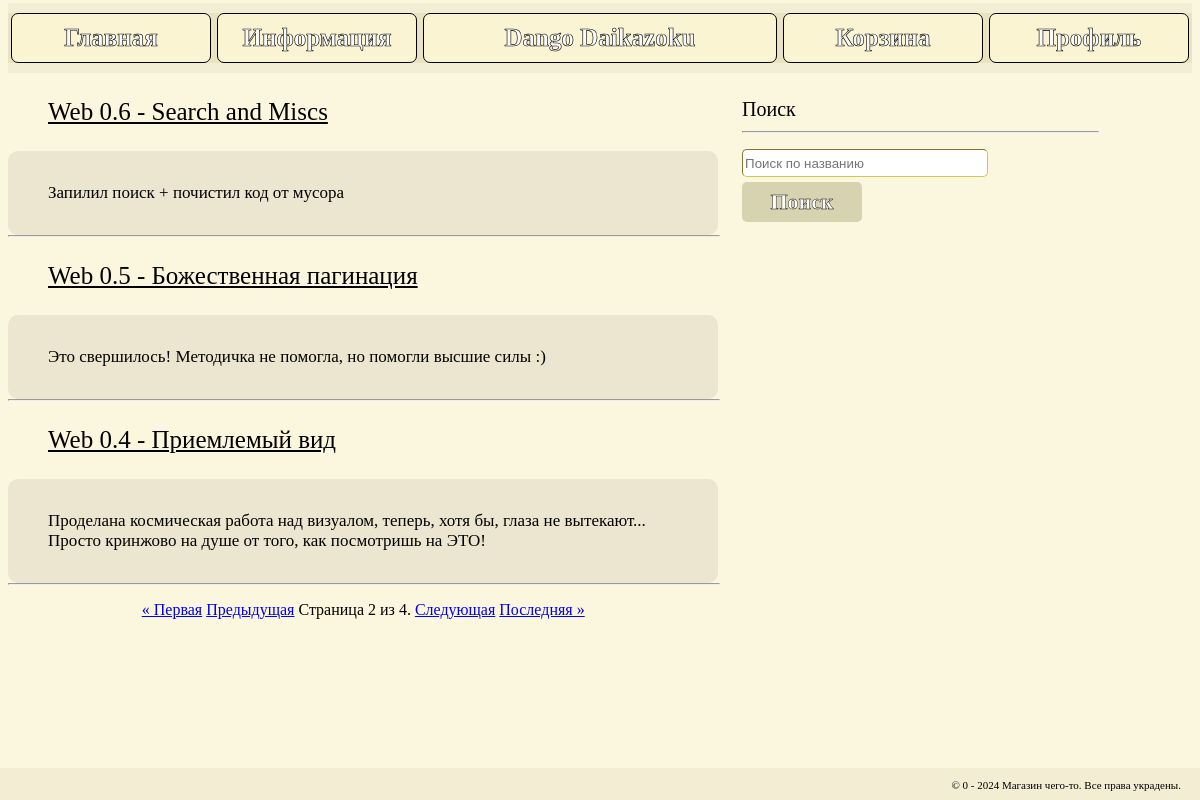
/news?page=2, run on the app's committed database.
### shop/models.py (models this page shows, shortened)
class News (models.Model):
    date = models.DateField()
    title = models.CharField(max_length=40)
    content = models.CharField(max_length=600)
    slug = models.SlugField(max_length=255, verbose_name='Url', unique=True)
    class Meta:
        ordering = ['date']
        verbose_name = 'Статья'
        verbose_name_plural = 'Новости'
    def get_absolute_url(self):
        return reverse('news_detail', kwargs={"slug": self.slug})

### shop/views.py (the view)
# urls.py: path('news', news, name='news'),
def news(request):
    articles_list = News.objects.all().order_by("-date", "-title")
    query = request.GET.get('search')
    if query:
        articles_list = articles_list.filter(title__icontains=query)
    paginator = Paginator(articles_list, 3)  # По 3 записи на странице
    page = request.GET.get('page')
    try:
        articles = paginator.page(page)
    except PageNotAnInteger:
        articles = paginator.page(1)
    except EmptyPage:
        articles = paginator.page(paginator.num_pages)
    return render(request, 'shop/news.html', {'articles': articles})

### shop/templatetags/loader.py (called while the page is built)
@register.inclusion_tag('shop/cart.html')
def cart_list():
    cart = Carts.objects.all()
    total = 0
    for c in cart:
        total = total + c.summary
    return {"cart": cart, "total": total}

### shop/templates/shop/news.html
{% extends "shop/base.html" %}
{% load static %}
{% load loader %}
{% block header %}{% include "inc/_header.html" %}{% cart_list %}{% endblock %}
{% block content %}
    <div class="main_div">
        <div class="news_div">
            {% include "shop/article.html" %}
            {% include "inc/pagination.html" %}
        </div>
        <div class="filter_div">
            {% include "inc/filter.html" %}
        </div>
    </div>
{% endblock %}
{% block footer %}{% include "inc/_footer.html" %}{% endblock %}

### shop/templates/shop/article.html
<div class="articles">
    {% for item in articles %}
        <a href="{{ item.get_absolute_url }}" class="art" >
                <p class="news_title">{{ item.title }}</p>
                <div class="news_content">{{ item.content|safe }}</div>
        </a>
        <hr class="news_hr">
    {% endfor %}
</div>

### static/style.css (style rules this page uses)
body { color: black; background: #FBF6DE; margin-bottom: 2em; font-family: "Comic Sans MS"; }
hr { width: 85%; margin-top: 10px; }
div.articles { margin: 20px 0 0 0; }
a.art { padding: 5px 0 0 0; background: #e7e0c2; border-radius: 10px; color: black; text-decoration: none; }
.news_title { padding: 0 0 0 40px; font-size: 25px; text-decoration: underline; }
.news_content { padding: 15px 40px 15px 40px; border-radius: 10px; background: #ece5cf; font-size: 17px; }
.news_hr { width: 100%; margin: 0 0 16px 0; }
.main_div { display: flex; }
.news_div { width: 60%; }
.filter_div { padding: 5px 0 0 2%; width: 30%; }

### data on the page
News: title "Web 0.6 - Search and Miscs", content "Запилил поиск + почистил код от мусора"
News: title "Web 0.5 - Божественная пагинация", content "Это свершилось! Методичка не помогла, но помогли высшие силы :)"
News: title "Web 0.4 - Приемлемый вид", content "Проделана космическая работа над визуалом, теперь, хотя бы, глаза не вытекают... Просто кринжово на душе от того, как посмотришь на ЭТО!"

### other printed values
{{ articles.number }} "2"
{{ articles.paginator.num_pages }} "4"
